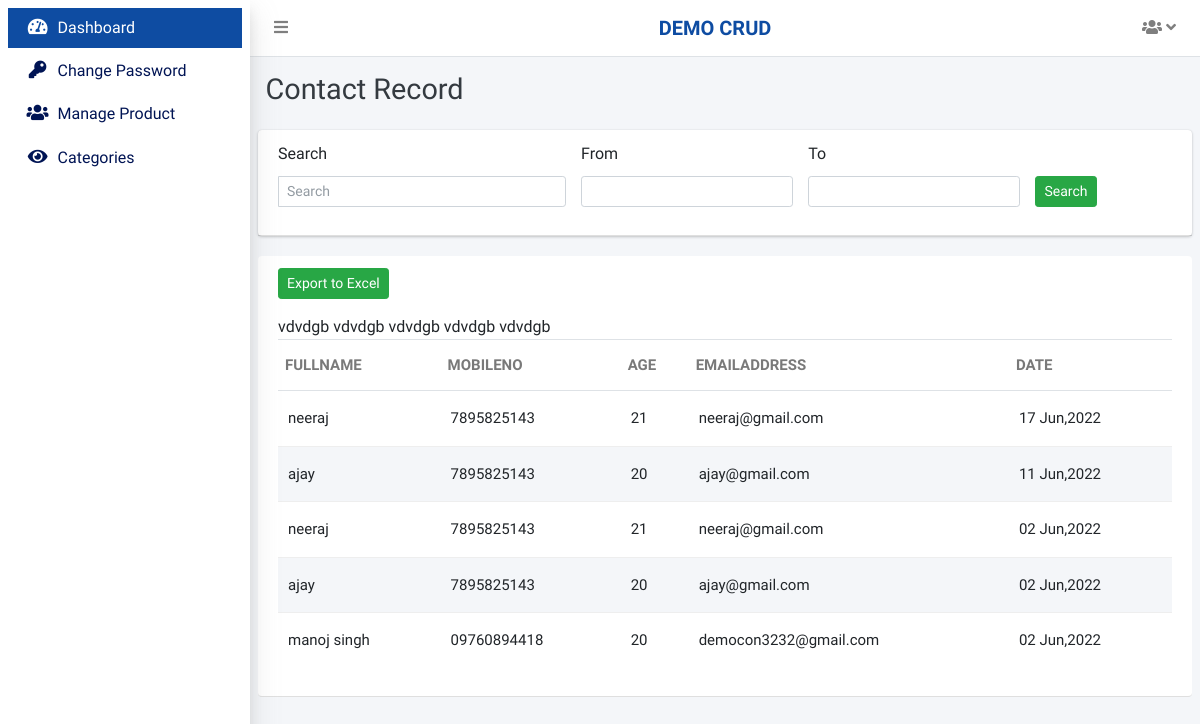
Page /admin/index.php (signed in) on the committed database.
### tables this page shows
CREATE TABLE `tbl_contact` (
  `contact_id` int(11) NOT NULL,
  `full_name` varchar(255) NOT NULL,
  `mobile_no` varchar(255) NOT NULL,
  `age` varchar(255) NOT NULL,
  `email_address` varchar(255) NOT NULL,
  `deleted_status` tinyint(5) NOT NULL DEFAULT 0,
  `created_date` datetime NOT NULL
);

### include/DbConfig.php (called while the page is built, shortened)
<?php
class DbConfig
{
    private $_host = 'localhost';
    private $_username = 'root';
    private $_password = '';
    private $_database = 'projects';
    protected $connection;
    public function __construct()
    {
        if (!isset($this->connection)) {
            $this->connection = new mysqli($this->_host, $this->_username, $this->_password, $this->_database);
        }
        return $this->connection;
    }
}
?>

### include/Crud.php (called while the page is built, shortened)
<?php
include_once 'DbConfig.php';
class Crud extends DbConfig
{
    public function getData($query)
    {
        $result = $this->connection->query($query);
        $rows = array();
        while ($row = $result->fetch_assoc()) {
            $rows[] = $row;
        }
        return $rows;
    }
}
?>

### admin/index.php (the view, shortened to what this page needs)
<?php
require("admin-header.php");
?>
<div class="content-wrapper">
	<section class="content-header">
		<div class="container-fluid">
			<div class="row mb-2">
				<div class="col-sm-6">
					<div class="heds-new">
						<h1 class="m-0 text-dark">Contact Record</h1>
					</div>
				</div>
			</div>
		</div>
	</section>
	<section class="content nw-list">
		<div class="row d-flex align-items-stretch">
			<div class="col-lg-12">
				<div class="card">
					<div class="card-header">
						<div class="search-row">
							<form id="form1" role="form" action="">
								<div class="row">
									<div class="col-lg-4 col-md-4">
										 <div class="input-group input-group-sm">
										  <label>Search</label>
											<input type="text" name="search" value="<?php echo $_REQUEST['search']; ?>" class="form-control " placeholder="Search"  >
										  </div>
									  </div>
									  <div class="col-lg-3 col-md-3 ">
										<div class="form-group input-group-sm">
										  <label>From</label>
										  <input type="text" name="fromdate" value="<?php echo $_REQUEST['fromdate']; ?>" class="form-control col-datepicker" id="fromInput" autocomplete="off" >
										</div>
									  </div>
									  <div class="col-lg-3 col-md-3 ">
										<div class="form-group input-group-sm">
										  <label>To</label>
										  <input type="text" name="todate" value="<?php echo $_REQUEST['todate']; ?>" class="form-control col-datepicker" id="toInput" autocomplete="off" >
										</div>
									  </div>
									<div class="col-lg-2 col-md-2 ">
										<label>&nbsp;</label>
										<input type="submit" class="btn btn-success btn-sm" value="Search">
									</div>
								</div>
							</form>
						</div>
					</div>
				</div>
				<div class="card-body listing-list">
					<div class="table-tabs w-100 float-left">
							<form method="post"  action="export-excel.php">
							    <input type="submit" name="ExportExcel" value="Export to Excel"   class="btn btn-sm btn-success" style="margin-bottom: 16px;" />
							</form>
						<?php
						$where = '   ';
						?>
						<table class="table style-1 tbl-listings">
							<thead>
								<tr role="row">
									<th>FullName</th>
									<th>MobileNo</th>
									 <th>Age</th>
									 <th>EmailAddress</th>
									 <th>Date</th>
								</tr>
							</thead>
							<tbody>
								<?php
								$rowsperpage = PAGINATION;
								if (isset($_GET['currentpage']) && is_numeric($_GET['currentpage'])) {
									$currentpage = (int) $_GET['currentpage'];
								} else {
									$currentpage = 1;
								}
								$offset = ($currentpage - 1) * $rowsperpage;
								$sql = "SELECT * FROM " . TABLE_PREFIX . "contact where 1=1 $where order by contact_id desc LIMIT " . $offset . ", " . $rowsperpage . "";
								$result = $crud->getData($sql);
								foreach ($result as $obj) {
								?>
									<tr>
										<td>
											<?php echo $obj['full_name'];  ?>
										</td>
										<td>
											<?php echo $obj['mobile_no'];  ?>
										</td>
										<td>
											<?php echo $obj['age'];  ?>
										</td>
										<td>
											<?php echo $obj['email_address'];  ?>
										</td>
										<td>
											<?php echo date("d M,Y",strtotime($obj['created_date']));  ?>
										</td>
									</tr>
								<?php }
								?>
							</tbody>
						</table>
					</div>
				</div>
			</div>
		</div>
	</section>
	<?php
	require("admin-footer.php");
	?>
<link rel="stylesheet" href="//code.jquery.com/ui/1.12.1/themes/base/jquery-ui.css">

### rows in the picture
tbl_contact: full_name "neeraj", mobile_no "7895825143", age "21", email_address "neeraj@gmail.com", created_date "17 Jun,2022"
tbl_contact: full_name "ajay", mobile_no "7895825143", age "20", email_address "ajay@gmail.com", created_date "11 Jun,2022"
tbl_contact: full_name "neeraj", mobile_no "7895825143", age "21", email_address "neeraj@gmail.com", created_date "02 Jun,2022"
tbl_contact: full_name "ajay", mobile_no "7895825143", age "20", email_address "ajay@gmail.com", created_date "02 Jun,2022"
tbl_contact: full_name "manoj singh", mobile_no "09760894418", age "20", email_address "democon3232@gmail.com", created_date "02 Jun,2022"

### other values in the picture
SITE_TITLE "DEMO CRUD"
